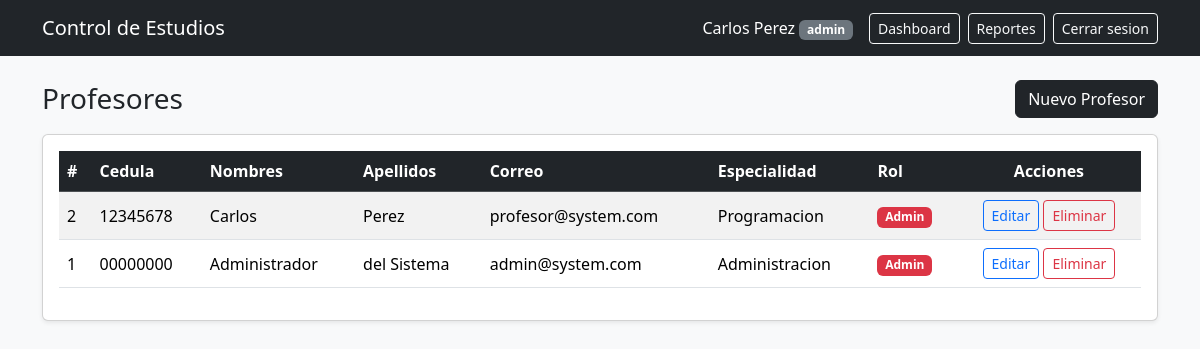
The page /profesor/index (signed in) on the database its author committed.
### tables this page shows
CREATE TABLE profesores (
    id INT AUTO_INCREMENT PRIMARY KEY,
    cedula VARCHAR(20) NOT NULL UNIQUE,
    nombres VARCHAR(100) NOT NULL,
    apellidos VARCHAR(100) NOT NULL,
    fecha_nacimiento DATE NOT NULL,
    genero ENUM('M', 'F', 'Otro') NOT NULL,
    direccion VARCHAR(200) NULL,
    telefono VARCHAR(20) NULL,
    correo VARCHAR(150) NOT NULL UNIQUE,
    password VARCHAR(255) NOT NULL,
    especialidad VARCHAR(100) NULL,
    rol ENUM('admin', 'profesor') NOT NULL DEFAULT 'profesor',
    created_at TIMESTAMP DEFAULT CURRENT_TIMESTAMP
);

### app/Controllers/ProfesorController.php (called while the page is built, shortened)
<?php
class ProfesorController
{
    private Profesor $model;
    public function __construct()
    {
        $database = new Database();
        $this->model = new Profesor($database->getConnection());
    }
    public function index(): void
    {
        $profesores = $this->model->obtenerTodos();
        require_once __DIR__ . '/../Views/profesor/index.php';
    }
}

### public/index.php (called while the page is built, shortened)
<?php
$uriSolicitada = parse_url($_SERVER['REQUEST_URI'], PHP_URL_PATH);
$uriDecodificada = urldecode($uriSolicitada);
if (BASE_URL !== '/') {
    $rutaRelativa = str_replace(BASE_URL, '', $uriDecodificada);
} else {
    $rutaRelativa = $uriDecodificada;
}
$rutaRelativa = '/' . ltrim($rutaRelativa, '/');
$uriLimpia = trim($rutaRelativa, '/');
$segmentos = $uriLimpia !== '' ? explode('/', $uriLimpia) : [];
$actionR = $segmentos[1] ?? 'login';
$action = ctype_alnum($actionR) ? $actionR : null;
spl_autoload_register(function ($clase) {
    $prefijo = 'App\\';
    $dir_base = __DIR__ . '/../app/';
    $longitud = strlen($prefijo);
    $clase_relativa = substr($clase, $longitud);
    $archivo = $dir_base . str_replace('\\', '/', $clase_relativa) . '.php';
});
$instanciaControlador = new $nombreClaseControlador();
$instanciaControlador->$action();

### app/Config/Database.php (called while the page is built, shortened)
<?php
class Database
{
    private $host = '127.0.0.1';
    private $db   = 'controlEstudios';
    private $user = 'root';
    private $pass = '';
    private $charset = 'utf8mb4';
    private $pdo;
    private function connect()
    {
        $dsn = "mysql:host={$this->host};dbname={$this->db};charset={$this->charset}";
        $options = [
            PDO::ATTR_ERRMODE            => PDO::ERRMODE_EXCEPTION,
            PDO::ATTR_DEFAULT_FETCH_MODE => PDO::FETCH_ASSOC,
            PDO::ATTR_EMULATE_PREPARES   => false,
        ];
        try {
            $this->pdo = new PDO($dsn, $this->user, $this->pass, $options);
        } catch (PDOException $e) {
            throw new PDOException("Error de conexion: " . $e->getMessage(), (int)$e->getCode());
        }
    }
    public function getConnection()
    {
        return $this->pdo;
    }
}

### app/Models/Profesor.php (called while the page is built, shortened)
<?php
class Profesor
{
    private PDO $db;
    public function __construct(PDO $db)
    {
        $this->db = $db;
    }
    public function obtenerTodos(): array
    {
        $stmt = $this->db->query("
            SELECT id, cedula, nombres, apellidos, fecha_nacimiento, genero,
                   direccion, telefono, correo, especialidad, rol,
                   TIMESTAMPDIFF(YEAR, fecha_nacimiento, CURDATE()) as edad
            FROM profesores
            ORDER BY id DESC
        ");
        return $stmt->fetchAll(PDO::FETCH_ASSOC);
    }
}

### app/Views/profesor/index.php (the view, shortened to what this page needs)
<?php
require __DIR__ . '/../partials/header.php';
?>
<body class="bg-light">
    <nav class="navbar navbar-dark bg-dark">
        <div class="container">
            <a class="navbar-brand" href="<?= BASE_URL ?>dashboard/index">
                Control de Estudios
            </a>
            <div class="d-flex align-items-center">
                <span class="text-white me-3">
                    <?= htmlspecialchars($_SESSION['nombre'] ?? 'Usuario') ?>
                    <span class="badge bg-secondary"><?= htmlspecialchars($_SESSION['rol'] ?? '') ?></span>
                </span>
                <a href="<?= BASE_URL ?>dashboard/index" class="btn btn-outline-light btn-sm me-2">
                    Dashboard
                </a>
                <a href="<?= BASE_URL ?>reporte/index" class="btn btn-outline-light btn-sm me-2">
                    Reportes
                </a>
                <a href="<?= BASE_URL ?>auth/logout" class="btn btn-outline-light btn-sm">
                    Cerrar sesion
                </a>
            </div>
        </div>
    </nav>
    <div class="container mt-4">
        <div class="d-flex justify-content-between align-items-center mb-3">
            <h3 class="mb-0">Profesores</h3>
            <button type="button" class="btn btn-dark" id="btnNuevoProfesor">
                Nuevo Profesor
            </button>
        </div>
        <div class="card shadow-sm">
            <div class="card-body">
                <div class="table-responsive">
                    <table class="table table-striped table-hover align-middle">
                        <thead class="table-dark">
                            <tr>
                                <th>#</th>
                                <th>Cedula</th>
                                <th>Nombres</th>
                                <th>Apellidos</th>
                                <th>Correo</th>
                                <th>Especialidad</th>
                                <th>Rol</th>
                                <th class="text-center">Acciones</th>
                            </tr>
                        </thead>
                        <tbody>
                            <?php if (empty($profesores)): ?>
                                <tr>
                                    <td colspan="8" class="text-center text-muted py-4">
                                        No hay profesores registrados
                                    </td>
                                </tr>
                            <?php else: ?>
                                <?php foreach ($profesores as $profesor): ?>
                                    <tr>
                                        <td><?= htmlspecialchars($profesor['id']) ?></td>
                                        <td><?= htmlspecialchars($profesor['cedula']) ?></td>
                                        <td><?= htmlspecialchars($profesor['nombres']) ?></td>
                                        <td><?= htmlspecialchars($profesor['apellidos']) ?></td>
                                        <td><?= htmlspecialchars($profesor['correo']) ?></td>
                                        <td><?= htmlspecialchars($profesor['especialidad'] ?? 'Sin asignar') ?></td>
                                        <td>
                                            <?php if ($profesor['rol'] === 'admin'): ?>
                                                <span class="badge bg-danger">Admin</span>
                                            <?php else: ?>
                                                <span class="badge bg-primary">Profesor</span>
                                            <?php endif; ?>
                                        </td>
                                        <td class="text-center">
                                            <button type="button"
                                                    class="btn btn-sm btn-outline-primary js-editar-profesor"
                                                    data-id="<?= htmlspecialchars($profesor['id']) ?>"
                                                    data-cedula="<?= htmlspecialchars($profesor['cedula']) ?>"
                                                    data-nombres="<?= htmlspecialchars($profesor['nombres']) ?>"
                                                    data-apellidos="<?= htmlspecialchars($profesor['apellidos']) ?>"
                                                    data-fecha="<?= htmlspecialchars($profesor['fecha_nacimiento']) ?>"
                                                    data-genero="<?= htmlspecialchars($profesor['genero']) ?>"
                                                    data-direccion="<?= htmlspecialchars($profesor['direccion'] ?? '') ?>"
                                                    data-telefono="<?= htmlspecialchars($profesor['telefono'] ?? '') ?>"
                                                    data-correo="<?= htmlspecialchars($profesor['correo']) ?>"
                                                    data-especialidad="<?= htmlspecialchars($profesor['especialidad'] ?? '') ?>"
                                                    data-rol="<?= htmlspecialchars($profesor['rol']) ?>">
                                                Editar
                                            </button>
                                            <button type="button"
                                                    class="btn btn-sm btn-outline-danger js-eliminar-profesor"
                                                    data-id="<?= htmlspecialchars($profesor['id']) ?>"
                                                    data-nombre="<?= htmlspecialchars($profesor['nombres'] . ' ' . $profesor['apellidos']) ?>">
                                                Eliminar
                                            </button>
                                        </td>
                                    </tr>
                                <?php endforeach; ?>
                            <?php endif; ?>
                        </tbody>
                    </table>
                </div>
            </div>
        </div>
    </div>
</body>
</html>

### rows shown on the page
profesores: id "2", cedula "12345678", nombres "Carlos", apellidos "Perez", correo "profesor@system.com", especialidad "Programacion", rol "Admin"
profesores: id "1", cedula "00000000", nombres "Administrador", apellidos "del Sistema", correo "admin@system.com", especialidad "Administracion", rol "Admin"

### other values the page prints
$_SESSION['nombre'] "Carlos Perez"
$_SESSION['rol'] "admin"
